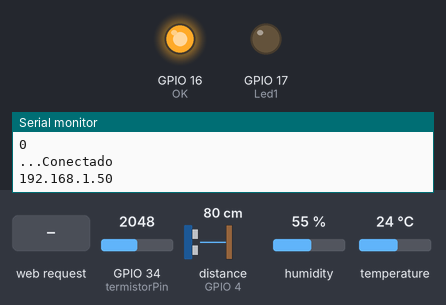
The sketch below on a simulated ESP32. On the bench: output pins drawn as LEDs (lit = HIGH), the last lines printed to the serial monitor. The inputs (shaded band) are chosen by the test bench; at power-on: GPIO 34 (termistorPin) = 2048, distance to the obstacle (sensor on GPIO 4) 80 cm, humidity 55 %, temperature 24 °C. The echo pulse lasts 58.3 µs per cm; WiFi joins after 1.5 s; servers stay silent unless stated; pins used as bus, display or sensor lines are not drawn.

Above: at 2.7 s.
2.8 s: HTTP request GET /on1 received
At 4.0 s:
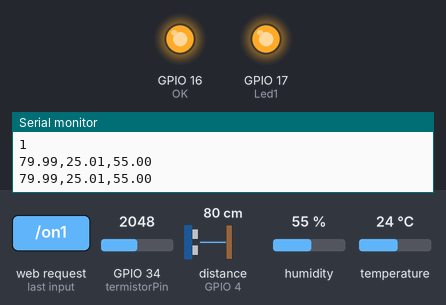
4.3 s: HTTP request GET /off1 received
At 5.8 s:
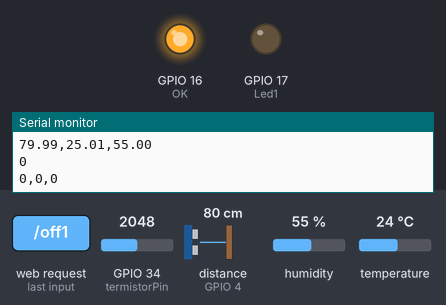
Timing chart, 0 to 7.3 s (numbered marks = the images above; inputs shaded):
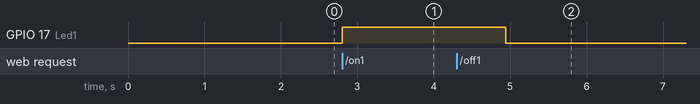

Measured:
- after the input at 2.8 s, GPIO 17 (Led1): LOW → HIGH at once
- after the input at 4.3 s, GPIO 17 (Led1): HIGH → LOW after 0.64 s

The sketch:

lab6Arduino.ino
```cpp
// libraries
#include <Wire.h>
#include <SHT31.h>
#include <WiFi.h>
#include <WiFiMulti.h>
#define Led1 17
#define OK 16
//inicio de wifi
WiFiMulti wifiMulti;
WiFiServer Servidor(80); //puerto de red
SHT31 sht;//inicio sensor

// Declaraciones de entrada // Pines
const int pinTrigger = 5; // contiene el valor del trigger del pin 0 del ESP32
const int termistorPin = 34; // contiene el valor del termistor del pin 2
const int pinEcho = 4; // contiene el valor del pin 4 del echo del HC-SR04

//termistor config
const double voltageReference = 3.3;                    //My voltage
const double R1 = 10000.0;                              //ohms valor del termistor
const double R2 = 10000.0;                              //Resitencias en serie
const double betaCoefficient = -4013.0;                 //coefficient beta ntc termistor
bool lecturasActivas = false;
double steinhart;

uint8_t Val = 0x00;
String State26 = "Apagado"; //estado del led
String State27 = "Apagado"; //estado segundo led, en este caso no usado
float temperatura = 0.0; // Variable para almacenar la temperatura
float humedad = 0.0; //variable para almacenar humedad
float distance = 0.0; //variable para almacenar distancia
//las variables anteriores son globales
//tiempo de la conexion
unsigned long TiempoActual = 0;
unsigned long TiempoAnterior = 0;
const long TiempoCancelacion = 500;

void setup() {
  // Inicio de comunicación
  Serial.begin(9600);

  // SHT-30
  Wire.begin();
  sht.begin(0x44);
  Wire.setClock(100000);
  uint16_t stat = sht.readStatus();
  Serial.print(stat, HEX);
  Serial.println();

  // HC-SR04 config
  pinMode(pinTrigger, OUTPUT);
  pinMode(pinEcho, INPUT);
  digitalWrite(pinTrigger, LOW);

  // Wifi
  pinMode(Led1, OUTPUT);
  pinMode(OK, OUTPUT);
  digitalWrite(OK, LOW);
  wifiMulti.addAP("Wifiname", "Password");    //red
  WiFi.mode(WIFI_STA);
  while (wifiMulti.run() != WL_CONNECTED) {   //si no se conecta se printan ..........
  Serial.print(".");
  };
  Serial.println("...Conectado");
  digitalWrite(OK, HIGH);
  Serial.println(WiFi.localIP());
  Servidor.begin();
  //wifi end
}

void loop() {
  if (lecturasActivas){
      // HC-SR04 config end
      // termistor config start
      int rawValue = analogRead(termistorPin); // Lee el valor analógico
      double voltage = (rawValue / 4095.0) * voltageReference;                                    // Convierte el valor a tensión
      double resistance = (R1 * R2 * voltage) / (R1 * voltageReference - R2 * voltage);           // Calcula la resistencia del termistor utilizando el divisor de voltaje
                                                                              // Calcula la temperatura en grados Celsius utilizando la ecuación de Steinhart-Hart
      steinhart = resistance / R1;                                                                // (R/R0)
      steinhart = log(steinhart);                                                                 // ln(R/R0)
      steinhart /= betaCoefficient;                                                               // 1/B * ln(R/R0)
      steinhart += 1.0 / (25 + 273.15);                                                           // + 1/(T0 + 273.15)
      steinhart = 1.0 / steinhart;                                                                // Invierte
      steinhart -= 273.15;                                                                        // Convierte a grados Celsius
      //termistor config end
      temperatura = steinhart;
        // HC-SR04 config
      unsigned long t;                            //tiempo en que toma la señal en ir y venir
      float d;                                    //valor de la distancia en cm
      digitalWrite(pinTrigger, HIGH);             //se pone en alto pin trigger
      delayMicroseconds(10);                      //espera para conseguir otro pulso
      digitalWrite(pinTrigger, LOW);              //se pone en bajo el pin trigger
      t = pulseIn(pinEcho, HIGH);                 //se mide el tiempo
      d = t * 0.000001 * 34300.0 / 2.0;           //Se obtiene la distancia
      distance = d;
      // Serial.print(d);
      // HC-SR04 config loop end
      sht.read();
      humedad = sht.getHumidity(), 1;
      // Control prints~
      Serial.print(d);
      Serial.print(",");
      Serial.print(steinhart);//termistor
      Serial.print(",");
      Serial.print(humedad);
      Serial.println("");
      delay(1000);

  }
  WiFiClient cliente = Servidor.available();
  if (cliente) {
    TiempoActual = millis();
    TiempoAnterior = TiempoActual;
    String LineaActual = "";
    while (cliente.connected() && (TiempoActual - TiempoAnterior <= TiempoCancelacion)) {
      if (cliente.available()) {
        TiempoActual = millis();
        char Letra = cliente.read();
        if (Letra == '\n') {
          if (LineaActual.length() == 0) {
            Responder(cliente);
            break;
          } else {
            Verificar(LineaActual);
            LineaActual = "";
          }
        } else if (Letra != '\r') {
          LineaActual += Letra;
        }
      }
    }
    cliente.stop();
  }
}

bool lecturasActivasAnterior = false;


void Verificar(String Mensaje) {
  if (Mensaje.indexOf("GET /on1") >= 0) {
    Val |= 0x01;
    // lecturasActivas = true;
    // delay(1000);
    if (!lecturasActivasAnterior) {
      lecturasActivas = true;

      // Agregar un tiempo de espera para que las lecturas se estabilicen
      // delay(1000); // Esperar 1 segundo
    }
    Serial.println(Val);
    digitalWrite(Led1, HIGH);
    State26 = "Encendido";
  } else if (Mensaje.indexOf("GET /off1") >= 0) {
    Val &= 0xFE;
    Serial.println(Val);
    digitalWrite(Led1, LOW);
    State26 = "Apagado";
    steinhart = 0.0;
    humedad = 0.0;
    distance = 0.0;
    lecturasActivas = false;
      Serial.print(0);
      Serial.print(",");
      Serial.print(0);//termistor
      Serial.print(",");
      Serial.print(0);
      Serial.println("");
  }
}


void Responder(WiFiClient &cliente) {
  cliente.println("HTTP/1.1 200 OK");
  cliente.println("Content-Type: text/html");
  cliente.println("Connection: close");
  cliente.println();
  cliente.println("<!DOCTYPE html><html>");
  cliente.println("<head><meta name=\"viewport\" content=\"width=device-width, initial-scale=1\">");
  cliente.println("<link rel=\"icon\" href=\"data:,\">");
  cliente.println("<style>html { font-family: Helvetica; display: inline-block; margin: 0px auto; text-align: center;}");
  cliente.println(".button { background-color: #008000; border: none; color: white; padding: 16px 40px;");
  cliente.println("text-decoration: none; font-size: 30px; margin: 2px; cursor: pointer;}");
  cliente.println(".button2 {background-color: #FF0000;}");
  cliente.println(".paragraph {color: white; padding-top: 1rem;}");
  cliente.println(".paragraph3 {color: white; }");
  cliente.println(".image {background-color: #202020; background-size: cover;}");
  cliente.println(".divButtons {display: flex; justify-content: center; align-items: center;}");
  cliente.println(".paragraph2 {color: white}</style></head>");
  cliente.println("<body class=\"image\"><h1 class=\"paragraph2\">Panel Web de control</h1>");
  cliente.print("<p class=\"paragraph2\">Conexion establecida");
  cliente.println(" <div class=\"divButtons\"> <p><a href=\"/on1\"><button class=\"button\">Start</button></a></p> <a href=\"/off1\"><button class=\"button button2\">Stop</button></a></p> </div> ");
  // cliente.println("<p>");
  cliente.print("<p class=\"paragraph\">Temperatura (°C): ");
  cliente.print(steinhart);
  cliente.print("<p class=\"paragraph2\">Humedad (%): ");
  cliente.print(humedad);
  cliente.print("<p class=\"paragraph3\">Distancia (cm): ");
  cliente.print(distance);
  if (lecturasActivas == true) {
    cliente.println("<meta http-equiv='refresh' content='1'>"); // Recargará la página cada 1 segundo
  }
  cliente.println("</html>");
}
```
